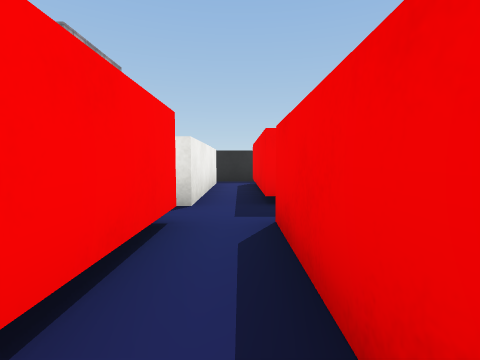
[1] (above)

20 first-person views from a walk through a Unity game level. The camera is 0.64 m above the floor, tilts 4° down and sees 85° across. The floor is counted in squares, 1 m on a side. Each view is taken from the middle of a square. On the plan, view 1 faces up. The plan holds only what a view shows up to about 9 squares ahead; the rest is blank. The place goes on beyond the plan. Some surface patterns are stand-ins.

[2]
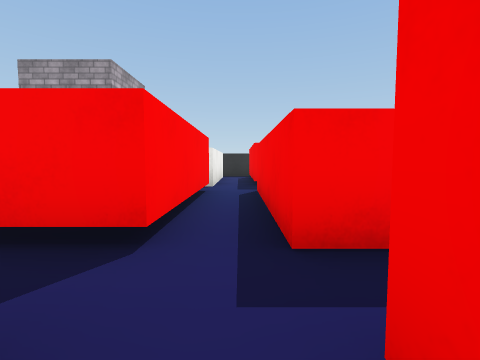

[3]
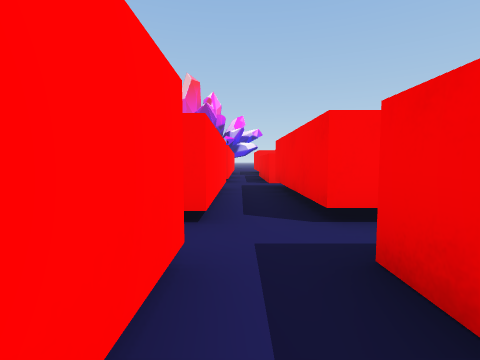

[4]
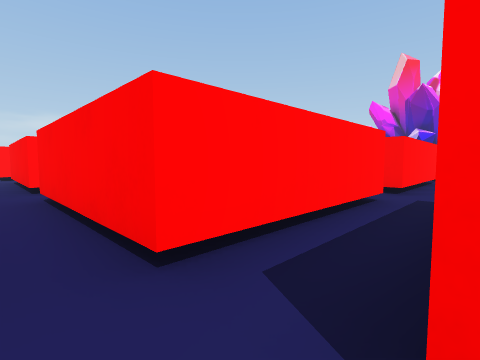

[5]
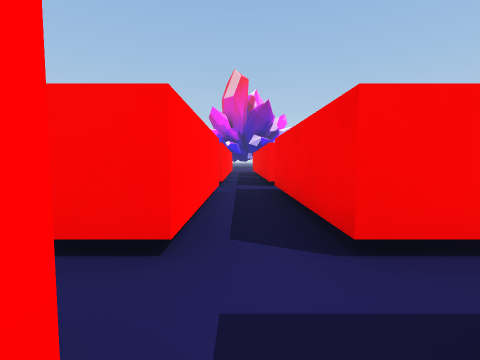

[6]
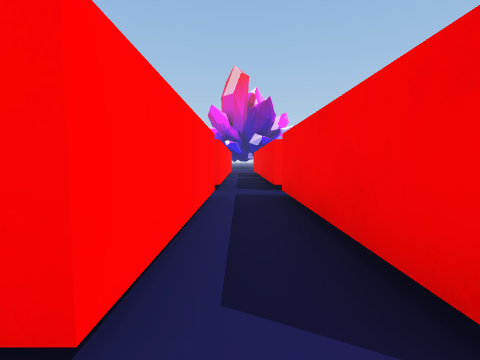

[7]
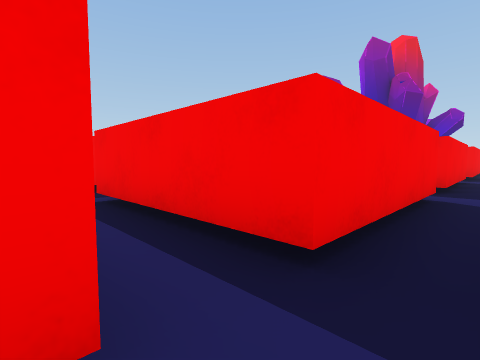

[8]
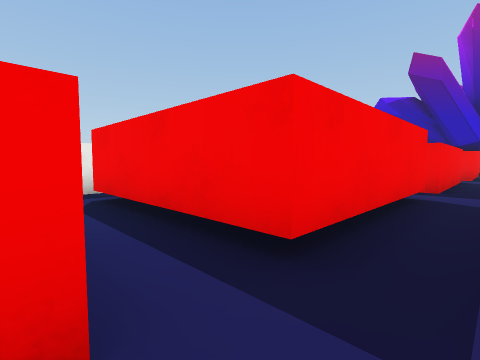

[9]
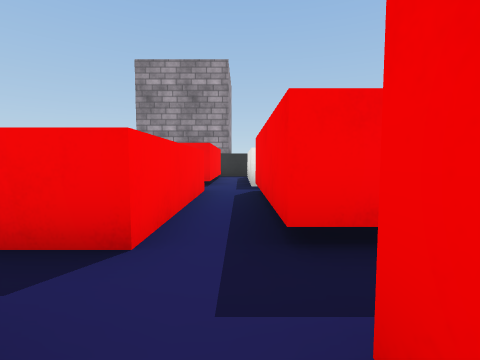

[10]
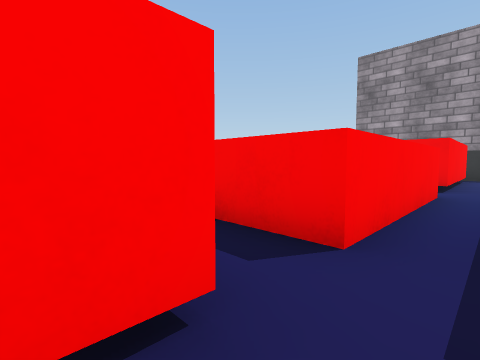

[11]
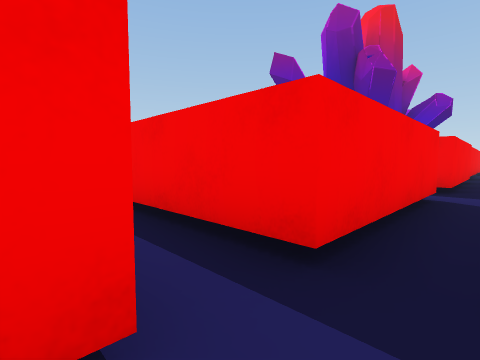

[12]
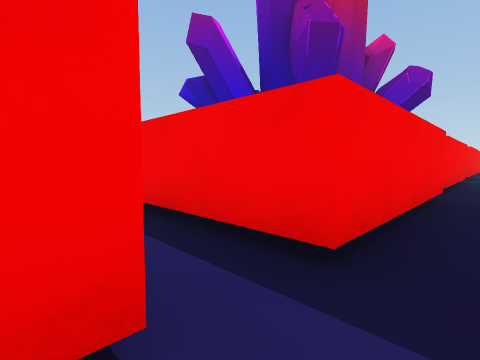

[13]
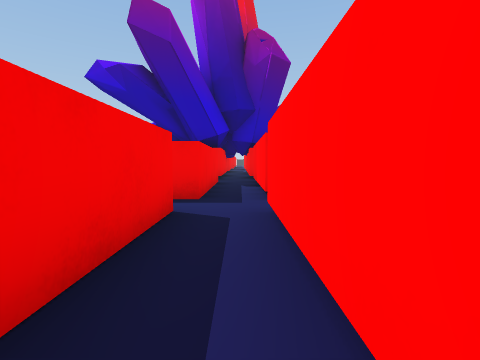

[14]
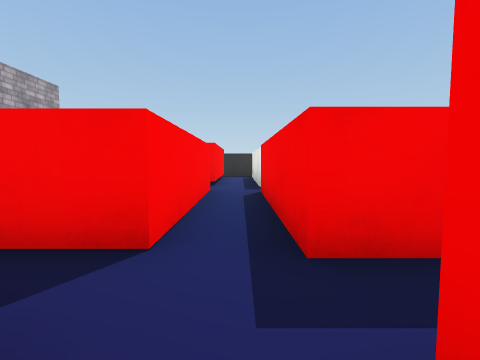

[15]
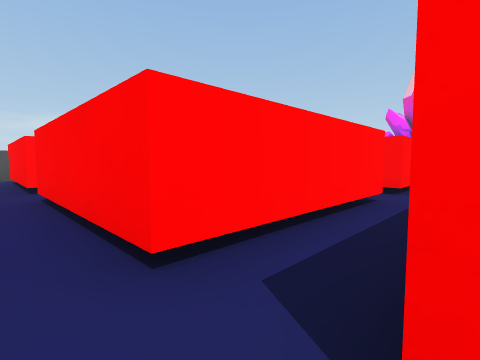

[16]
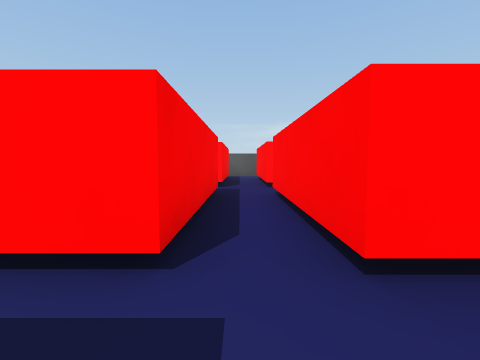

[17]
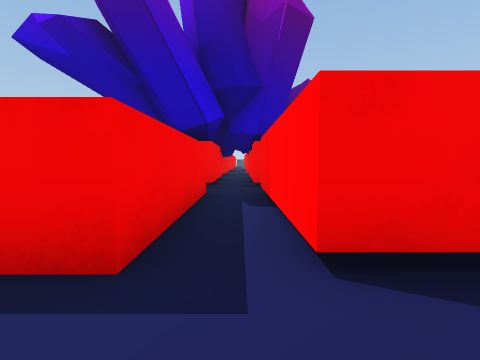

[18]
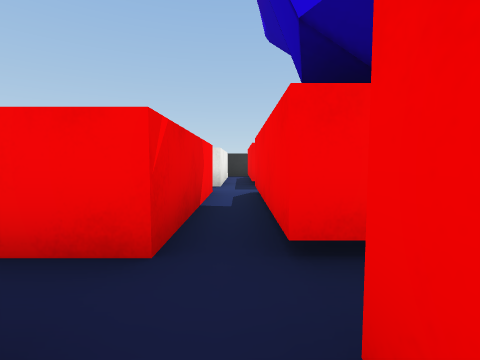

[19]
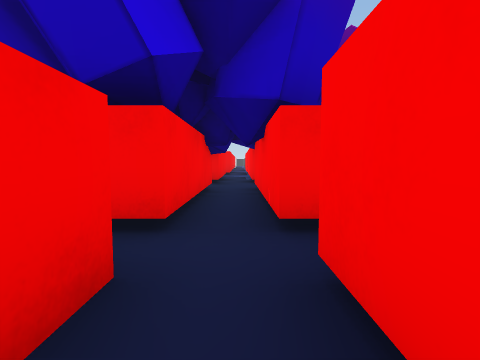

[20]
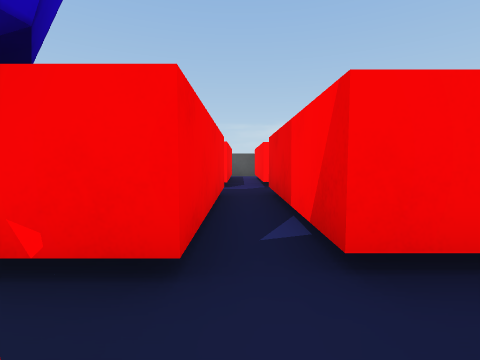

### Floor plan
Key: @ floor where view 1 was taken; # wall or solid block; . floor; ^ raised ledge.
Columns run from 7 left of view 1 to 17 right of it. Each row starts with its distance up from view 1.
  8  #    ^.#
  7  #.   ^.#
  6  #.^  ^.#  #.^  ^.
  5  #.^  ^.#  #.^  ^.#
  4  #.^  ^.#  #.^  ^.#
  3  ..#  #.^  ^.   ..
  2  ^.#  #.^  ^.^  ^.#
  1  ^.#  #.^  ^.^  ^.#
  0  ^.#  #@^  ^.^  ^.#
 -1 ^^.####.^^^^.^^^^.#######
 -2 ...................##....
 -3 ##.####.####.####.#### #
 -4   .#  #.#  #.#  #.#
 -5   .#  #.#  #.#  #.#
 -6 ##.####.####.####.####.#
 -7 ......................
 -8 ##.####.#  #.#  #.#
 -9       #.   #.#  #.#
-10       #.   #.#  #.#
-11       #.   #.
-12       .    .
-13       #    ^

Positions as (right, up) in squares from view 1, and headings:
1: (0, 0), facing up
2: (0, -3), facing up
3: (2, -2), facing left
4: (0, -1), facing down-left
5: (1, -7), facing left
6: (0, -7), facing left
7: (-6, -7), facing up-right
8: (-6, -2), facing up-right
9: (-5, -3), facing up
10: (-5, -3), facing up-left
11: (-1, -7), facing up-right
12: (4, -7), facing up-right
13: (1, -2), facing right
14: (5, -3), facing up
15: (5, -1), facing down-left
16: (5, -1), facing down
17: (4, -2), facing right
18: (10, -3), facing up
19: (8, -2), facing right
20: (10, -1), facing down
